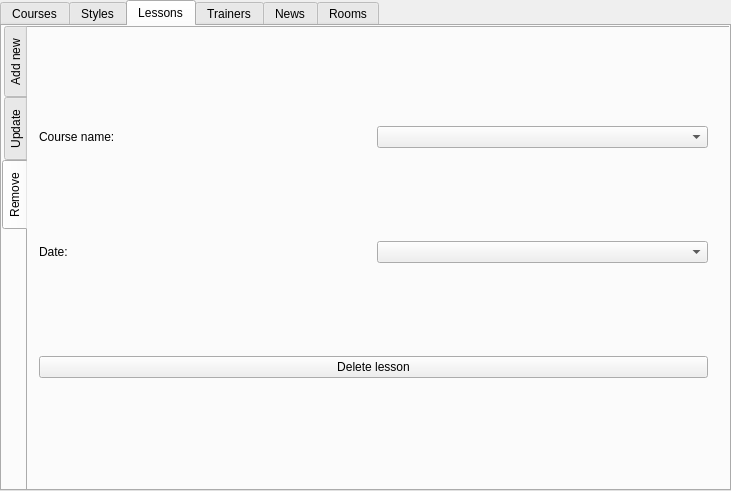
<?xml version="1.0" encoding="UTF-8"?>
<ui version="4.0">
 <class>MainWindow</class>
 <widget class="QMainWindow" name="MainWindow">
  <property name="geometry">
   <rect>
    <x>0</x>
    <y>0</y>
    <width>731</width>
    <height>491</height>
   </rect>
  </property>
  <property name="windowTitle">
   <string>MainWindow</string>
  </property>
  <widget class="QWidget" name="centralWidget">
   <widget class="QTabWidget" name="tabWidget">
    <property name="geometry">
     <rect>
      <x>0</x>
      <y>0</y>
      <width>731</width>
      <height>491</height>
     </rect>
    </property>
    <property name="currentIndex">
     <number>2</number>
    </property>
    <widget class="QWidget" name="courses">
     <attribute name="title">
      <string>Courses</string>
     </attribute>
     <widget class="QTabWidget" name="courseSettings">
      <property name="geometry">
       <rect>
        <x>-4</x>
        <y>-2</y>
        <width>741</width>
        <height>471</height>
       </rect>
      </property>
      <property name="tabPosition">
       <enum>QTabWidget::West</enum>
      </property>
      <property name="currentIndex">
       <number>1</number>
      </property>
      <widget class="QWidget" name="addCourse">
       <attribute name="title">
        <string>Add new</string>
       </attribute>
       <widget class="QWidget" name="horizontalLayoutWidget_6">
        <property name="geometry">
         <rect>
          <x>10</x>
          <y>10</y>
          <width>681</width>
          <height>441</height>
         </rect>
        </property>
        <layout class="QHBoxLayout" name="horizontalLayout">
         <item>
          <layout class="QVBoxLayout" name="courseSettingLayout">
           <item>
            <layout class="QHBoxLayout" name="courseLayout">
             <item>
              <widget class="QLabel" name="label_3">
               <property name="text">
                <string>Course description:</string>
               </property>
              </widget>
             </item>
             <item>
              <widget class="QLineEdit" name="courseName"/>
             </item>
            </layout>
           </item>
           <item>
            <layout class="QHBoxLayout" name="trainerLayout">
             <item>
              <widget class="QLabel" name="label_4">
               <property name="text">
                <string>Trainer:</string>
               </property>
              </widget>
             </item>
             <item>
              <widget class="QComboBox" name="courseTrainer"/>
             </item>
            </layout>
           </item>
           <item>
            <layout class="QHBoxLayout" name="styleLayout">
             <item>
              <widget class="QLabel" name="label">
               <property name="text">
                <string>Style:</string>
               </property>
              </widget>
             </item>
             <item>
              <widget class="QComboBox" name="courseStyle"/>
             </item>
            </layout>
           </item>
           <item>
            <layout class="QHBoxLayout" name="horizontalLayout_3">
             <item>
              <widget class="QLabel" name="label_16">
               <property name="text">
                <string>Count of places:</string>
               </property>
              </widget>
             </item>
             <item>
              <widget class="QSpinBox" name="courseCountOfPalces"/>
             </item>
            </layout>
           </item>
           <item>
            <layout class="QHBoxLayout" name="priceLayout">
             <item>
              <widget class="QLabel" name="label_5">
               <property name="text">
                <string>Price:</string>
               </property>
              </widget>
             </item>
             <item>
              <widget class="QSpinBox" name="coursePrice">
               <property name="maximum">
                <number>9999999</number>
               </property>
              </widget>
             </item>
            </layout>
           </item>
           <item>
            <layout class="QHBoxLayout" name="endDateLayout">
             <item>
              <widget class="QLabel" name="label_6">
               <property name="text">
                <string>Duration:</string>
               </property>
              </widget>
             </item>
             <item>
              <widget class="QSpinBox" name="courseDuration">
               <property name="maximum">
                <number>9999999</number>
               </property>
              </widget>
             </item>
            </layout>
           </item>
          </layout>
         </item>
         <item>
          <widget class="Line" name="line">
           <property name="orientation">
            <enum>Qt::Vertical</enum>
           </property>
          </widget>
         </item>
         <item>
          <layout class="QVBoxLayout" name="descriptionLayout">
           <item>
            <widget class="QLabel" name="label_8">
             <property name="text">
              <string>Description:</string>
             </property>
            </widget>
           </item>
           <item>
            <widget class="QPlainTextEdit" name="courseDescription"/>
           </item>
           <item>
            <widget class="QPushButton" name="addCourse_2">
             <property name="text">
              <string>Add new course</string>
             </property>
            </widget>
           </item>
          </layout>
         </item>
        </layout>
       </widget>
      </widget>
      <widget class="QWidget" name="updateCourse">
       <attribute name="title">
        <string>Update</string>
       </attribute>
       <widget class="QWidget" name="horizontalLayoutWidget_7">
        <property name="geometry">
         <rect>
          <x>10</x>
          <y>10</y>
          <width>681</width>
          <height>441</height>
         </rect>
        </property>
        <layout class="QHBoxLayout" name="horizontalLayout_2">
         <item>
          <layout class="QVBoxLayout" name="courseSettingLayout_2">
           <item>
            <layout class="QHBoxLayout" name="courseLayout_2">
             <item>
              <widget class="QLabel" name="label_9">
               <property name="text">
                <string>Course</string>
               </property>
              </widget>
             </item>
             <item>
              <widget class="QComboBox" name="courseUpdateId"/>
             </item>
            </layout>
           </item>
           <item>
            <layout class="QHBoxLayout" name="trainerLayout_2">
             <item>
              <widget class="QLabel" name="label_10">
               <property name="text">
                <string>Trainer:</string>
               </property>
              </widget>
             </item>
             <item>
              <widget class="QComboBox" name="courseUpdateTrainer"/>
             </item>
            </layout>
           </item>
           <item>
            <layout class="QHBoxLayout" name="styleLayout_2">
             <item>
              <widget class="QLabel" name="label_11">
               <property name="text">
                <string>Style:</string>
               </property>
              </widget>
             </item>
             <item>
              <widget class="QComboBox" name="courseUpdateStyle"/>
             </item>
            </layout>
           </item>
           <item>
            <layout class="QHBoxLayout" name="priceLayout_2">
             <item>
              <widget class="QLabel" name="label_12">
               <property name="text">
                <string>Price:</string>
               </property>
              </widget>
             </item>
             <item>
              <widget class="QSpinBox" name="courseUpdatePrice">
               <property name="maximum">
                <number>9999999</number>
               </property>
              </widget>
             </item>
            </layout>
           </item>
           <item>
            <layout class="QHBoxLayout" name="horizontalLayout_4">
             <item>
              <widget class="QLabel" name="label_17">
               <property name="text">
                <string>Count of places:</string>
               </property>
              </widget>
             </item>
             <item>
              <widget class="QSpinBox" name="courseUpdateCountOfPalces"/>
             </item>
            </layout>
           </item>
           <item>
            <layout class="QHBoxLayout" name="startDateLayout_2">
             <item>
              <widget class="QLabel" name="label_13">
               <property name="text">
                <string>Duration:</string>
               </property>
              </widget>
             </item>
             <item>
              <widget class="QSpinBox" name="courseUpdateDuration"/>
             </item>
            </layout>
           </item>
          </layout>
         </item>
         <item>
          <widget class="Line" name="line_2">
           <property name="orientation">
            <enum>Qt::Vertical</enum>
           </property>
          </widget>
         </item>
         <item>
          <layout class="QVBoxLayout" name="descriptionLayout_2">
           <item>
            <widget class="QLabel" name="label_15">
             <property name="text">
              <string>Description:</string>
             </property>
            </widget>
           </item>
           <item>
            <widget class="QPlainTextEdit" name="courseUpdateDescription"/>
           </item>
           <item>
            <widget class="QPushButton" name="addCourse_3">
             <property name="text">
              <string>Update</string>
             </property>
            </widget>
           </item>
          </layout>
         </item>
        </layout>
       </widget>
      </widget>
      <widget class="QWidget" name="removeCourse">
       <attribute name="title">
        <string>Remove</string>
       </attribute>
       <widget class="QWidget" name="verticalLayoutWidget">
        <property name="geometry">
         <rect>
          <x>10</x>
          <y>10</y>
          <width>681</width>
          <height>441</height>
         </rect>
        </property>
        <layout class="QVBoxLayout" name="removeCourseLayout">
         <item>
          <layout class="QHBoxLayout" name="courseNameLayout">
           <item>
            <widget class="QLabel" name="label_7">
             <property name="text">
              <string>Course:</string>
             </property>
            </widget>
           </item>
           <item>
            <widget class="QComboBox" name="courseDeleteName"/>
           </item>
          </layout>
         </item>
         <item>
          <widget class="QPushButton" name="btnRemoveCourse">
           <property name="text">
            <string>Remove course</string>
           </property>
          </widget>
         </item>
        </layout>
       </widget>
      </widget>
     </widget>
    </widget>
    <widget class="QWidget" name="styles">
     <attribute name="title">
      <string>Styles</string>
     </attribute>
     <widget class="QTabWidget" name="removeStyle">
      <property name="geometry">
       <rect>
        <x>0</x>
        <y>0</y>
        <width>741</width>
        <height>471</height>
       </rect>
      </property>
      <property name="tabPosition">
       <enum>QTabWidget::West</enum>
      </property>
      <property name="currentIndex">
       <number>1</number>
      </property>
      <widget class="QWidget" name="addStyle">
       <attribute name="title">
        <string>Add new</string>
       </attribute>
       <widget class="QWidget" name="horizontalLayoutWidget_16">
        <property name="geometry">
         <rect>
          <x>0</x>
          <y>0</y>
          <width>691</width>
          <height>451</height>
         </rect>
        </property>
        <layout class="QHBoxLayout" name="horizontalLayout_17">
         <item>
          <layout class="QVBoxLayout" name="courseSettingLayout_11">
           <item>
            <layout class="QHBoxLayout" name="courseLayout_11">
             <item>
              <widget class="QLabel" name="label_63">
               <property name="text">
                <string>Style name:</string>
               </property>
              </widget>
             </item>
             <item>
              <widget class="QLineEdit" name="styleAddName"/>
             </item>
            </layout>
           </item>
           <item>
            <layout class="QVBoxLayout" name="descriptionLayout_9">
             <item>
              <widget class="QPushButton" name="styleAddButton">
               <property name="text">
                <string>Add new style</string>
               </property>
              </widget>
             </item>
            </layout>
           </item>
          </layout>
         </item>
        </layout>
       </widget>
      </widget>
      <widget class="QWidget" name="updateStyle">
       <attribute name="title">
        <string>Update</string>
       </attribute>
       <widget class="QWidget" name="horizontalLayoutWidget_17">
        <property name="geometry">
         <rect>
          <x>0</x>
          <y>0</y>
          <width>691</width>
          <height>451</height>
         </rect>
        </property>
        <layout class="QHBoxLayout" name="horizontalLayout_18">
         <item>
          <layout class="QVBoxLayout" name="courseSettingLayout_12">
           <item>
            <layout class="QHBoxLayout" name="courseLayout_12">
             <item>
              <widget class="QLabel" name="label_65">
               <property name="text">
                <string>Style:</string>
               </property>
              </widget>
             </item>
             <item>
              <widget class="QComboBox" name="styleUpdateStyle"/>
             </item>
            </layout>
           </item>
           <item>
            <layout class="QHBoxLayout" name="courseLayout_15">
             <item>
              <widget class="QLabel" name="label_68">
               <property name="text">
                <string>New style name:</string>
               </property>
              </widget>
             </item>
             <item>
              <widget class="QLineEdit" name="styleUpdateName_4"/>
             </item>
            </layout>
           </item>
           <item>
            <layout class="QVBoxLayout" name="descriptionLayout_10">
             <item>
              <widget class="QPushButton" name="styleUpdateButton">
               <property name="text">
                <string>Update style</string>
               </property>
              </widget>
             </item>
            </layout>
           </item>
          </layout>
         </item>
        </layout>
       </widget>
      </widget>
      <widget class="QWidget" name="removeStyle_2">
       <attribute name="title">
        <string>Remove</string>
       </attribute>
       <widget class="QWidget" name="horizontalLayoutWidget_18">
        <property name="geometry">
         <rect>
          <x>0</x>
          <y>0</y>
          <width>691</width>
          <height>461</height>
         </rect>
        </property>
        <layout class="QHBoxLayout" name="horizontalLayout_19">
         <item>
          <layout class="QVBoxLayout" name="courseSettingLayout_13">
           <item>
            <layout class="QHBoxLayout" name="courseLayout_16">
             <item>
              <widget class="QLabel" name="label_69">
               <property name="text">
                <string>Style:</string>
               </property>
              </widget>
             </item>
             <item>
              <widget class="QComboBox" name="styleDeleteStyle"/>
             </item>
            </layout>
           </item>
           <item>
            <layout class="QVBoxLayout" name="descriptionLayout_12">
             <item>
              <widget class="QPushButton" name="styleDeleteButton">
               <property name="text">
                <string>Delete style</string>
               </property>
              </widget>
             </item>
            </layout>
           </item>
          </layout>
         </item>
        </layout>
       </widget>
      </widget>
     </widget>
    </widget>
    <widget class="QWidget" name="lessons">
     <attribute name="title">
      <string>Lessons</string>
     </attribute>
     <widget class="QTabWidget" name="lessonSettings">
      <property name="geometry">
       <rect>
        <x>0</x>
        <y>0</y>
        <width>741</width>
        <height>471</height>
       </rect>
      </property>
      <property name="tabPosition">
       <enum>QTabWidget::West</enum>
      </property>
      <property name="currentIndex">
       <number>2</number>
      </property>
      <widget class="QWidget" name="addLesson">
       <attribute name="title">
        <string>Add new</string>
       </attribute>
       <widget class="QWidget" name="horizontalLayoutWidget_15">
        <property name="geometry">
         <rect>
          <x>0</x>
          <y>0</y>
          <width>691</width>
          <height>451</height>
         </rect>
        </property>
        <layout class="QHBoxLayout" name="horizontalLayout_16">
         <item>
          <layout class="QVBoxLayout" name="courseSettingLayout_10">
           <item>
            <layout class="QHBoxLayout" name="trainerLayout_10">
             <item>
              <widget class="QLabel" name="label_61">
               <property name="text">
                <string>Course name:</string>
               </property>
              </widget>
             </item>
             <item>
              <widget class="QComboBox" name="lessonAddCourse_3"/>
             </item>
            </layout>
           </item>
           <item>
            <layout class="QHBoxLayout" name="styleLayout_10">
             <item>
              <widget class="QLabel" name="label_62">
               <property name="text">
                <string>Room:</string>
               </property>
              </widget>
             </item>
             <item>
              <widget class="QComboBox" name="lessonAddRoom_3"/>
             </item>
            </layout>
           </item>
           <item>
            <layout class="QHBoxLayout" name="priceLayout_8">
             <item>
              <widget class="QLabel" name="label_64">
               <property name="text">
                <string>Date:</string>
               </property>
              </widget>
             </item>
             <item>
              <widget class="QDateTimeEdit" name="lessonAddDateTime_3">
               <property name="displayFormat">
                <string>yyyy-MM-dd hh:mm:ss</string>
               </property>
               <property name="calendarPopup">
                <bool>true</bool>
               </property>
               <property name="currentSectionIndex">
                <number>0</number>
               </property>
               <property name="timeSpec">
                <enum>Qt::TimeZone</enum>
               </property>
              </widget>
             </item>
            </layout>
           </item>
           <item>
            <layout class="QVBoxLayout" name="descriptionLayout_8">
             <item>
              <widget class="QPushButton" name="lessonAddbutton">
               <property name="text">
                <string>Add new lesson</string>
               </property>
              </widget>
             </item>
            </layout>
           </item>
          </layout>
         </item>
        </layout>
       </widget>
      </widget>
      <widget class="QWidget" name="updateLesson">
       <attribute name="title">
        <string>Update</string>
       </attribute>
       <widget class="QWidget" name="horizontalLayoutWidget_19">
        <property name="geometry">
         <rect>
          <x>0</x>
          <y>0</y>
          <width>691</width>
          <height>451</height>
         </rect>
        </property>
        <layout class="QHBoxLayout" name="horizontalLayout_20">
         <item>
          <layout class="QVBoxLayout" name="courseSettingLayout_14">
           <item>
            <layout class="QHBoxLayout" name="trainerLayout_11">
             <item>
              <widget class="QLabel" name="label_71">
               <property name="text">
                <string>Course name:</string>
               </property>
              </widget>
             </item>
             <item>
              <widget class="QComboBox" name="lessonUpdateOldCourse"/>
             </item>
            </layout>
           </item>
           <item>
            <layout class="QHBoxLayout" name="trainerLayout_13">
             <item>
              <widget class="QLabel" name="label_76">
               <property name="text">
                <string>Date:</string>
               </property>
              </widget>
             </item>
             <item>
              <widget class="QComboBox" name="lessonUpdateOldDate"/>
             </item>
            </layout>
           </item>
           <item>
            <layout class="QHBoxLayout" name="priceLayout_9">
             <item>
              <widget class="QLabel" name="label_73">
               <property name="text">
                <string>New date:</string>
               </property>
              </widget>
             </item>
             <item>
              <widget class="QDateTimeEdit" name="lessonUpdateDate">
               <property name="displayFormat">
                <string>yyyy-MM-dd hh:mm:ss</string>
               </property>
               <property name="calendarPopup">
                <bool>true</bool>
               </property>
              </widget>
             </item>
            </layout>
           </item>
           <item>
            <layout class="QHBoxLayout" name="styleLayout_11">
             <item>
              <widget class="QLabel" name="label_72">
               <property name="text">
                <string>Room:</string>
               </property>
              </widget>
             </item>
             <item>
              <widget class="QComboBox" name="lessonUpdateRoom"/>
             </item>
            </layout>
           </item>
           <item>
            <layout class="QVBoxLayout" name="descriptionLayout_13">
             <item>
              <widget class="QPushButton" name="lessonUpdateButton">
               <property name="text">
                <string>Update lesson</string>
               </property>
              </widget>
             </item>
            </layout>
           </item>
          </layout>
         </item>
        </layout>
       </widget>
      </widget>
      <widget class="QWidget" name="removeLesson">
       <attribute name="title">
        <string>Remove</string>
       </attribute>
       <widget class="QWidget" name="horizontalLayoutWidget_20">
        <property name="geometry">
         <rect>
          <x>0</x>
          <y>0</y>
          <width>691</width>
          <height>451</height>
         </rect>
        </property>
        <layout class="QHBoxLayout" name="horizontalLayout_21">
         <item>
          <layout class="QVBoxLayout" name="courseSettingLayout_15">
           <item>
            <layout class="QHBoxLayout" name="courseLayout_18">
             <item>
              <widget class="QLabel" name="label_74">
               <property name="text">
                <string>Course name:</string>
               </property>
              </widget>
             </item>
             <item>
              <widget class="QComboBox" name="lessonDeleteName"/>
             </item>
            </layout>
           </item>
           <item>
            <layout class="QHBoxLayout" name="trainerLayout_14">
             <item>
              <widget class="QLabel" name="label_77">
               <property name="text">
                <string>Date:</string>
               </property>
              </widget>
             </item>
             <item>
              <widget class="QComboBox" name="lessonDeleteDate"/>
             </item>
            </layout>
           </item>
           <item>
            <layout class="QVBoxLayout" name="descriptionLayout_14">
             <item>
              <widget class="QPushButton" name="lessonDeleteButton">
               <property name="text">
                <string>Delete lesson</string>
               </property>
              </widget>
             </item>
            </layout>
           </item>
          </layout>
         </item>
        </layout>
       </widget>
      </widget>
     </widget>
    </widget>
    <widget class="QWidget" name="trainers">
     <attribute name="title">
      <string>Trainers</string>
     </attribute>
     <widget class="QTabWidget" name="trainerSettings">
      <property name="geometry">
       <rect>
        <x>0</x>
        <y>0</y>
        <width>741</width>
        <height>471</height>
       </rect>
      </property>
      <property name="tabPosition">
       <enum>QTabWidget::West</enum>
      </property>
      <property name="currentIndex">
       <number>1</number>
      </property>
      <widget class="QWidget" name="addTrainer">
       <attribute name="title">
        <string>Add new</string>
       </attribute>
       <widget class="QWidget" name="horizontalLayoutWidget_24">
        <property name="geometry">
         <rect>
          <x>0</x>
          <y>0</y>
          <width>691</width>
          <height>451</height>
         </rect>
        </property>
        <layout class="QHBoxLayout" name="horizontalLayout_26">
         <item>
          <layout class="QVBoxLayout" name="courseSettingLayout_20">
           <item>
            <layout class="QHBoxLayout" name="courseLayout_23">
             <item>
              <widget class="QLabel" name="label_88">
               <property name="text">
                <string>Trainer name:</string>
               </property>
              </widget>
             </item>
             <item>
              <widget class="QLineEdit" name="trainerAddName"/>
             </item>
            </layout>
           </item>
           <item>
            <layout class="QHBoxLayout" name="courseLayout_26">
             <item>
              <widget class="QLabel" name="label_89">
               <property name="text">
                <string>Email:</string>
               </property>
              </widget>
             </item>
             <item>
              <widget class="QLineEdit" name="trainerAddEmail"/>
             </item>
            </layout>
           </item>
           <item>
            <layout class="QHBoxLayout" name="courseLayout_27">
             <item>
              <widget class="QLabel" name="label_90">
               <property name="text">
                <string>Number:</string>
               </property>
              </widget>
             </item>
             <item>
              <widget class="QLineEdit" name="trainerAddNmber"/>
             </item>
            </layout>
           </item>
           <item>
            <layout class="QHBoxLayout" name="courseLayout_28">
             <item>
              <widget class="QLabel" name="label_91">
               <property name="text">
                <string>Password:</string>
               </property>
              </widget>
             </item>
             <item>
              <widget class="QLineEdit" name="trainerAddPassword"/>
             </item>
            </layout>
           </item>
           <item>
            <layout class="QHBoxLayout" name="courseLayout_29">
             <item>
              <widget class="QLabel" name="label_97">
               <property name="text">
                <string>Avatar link:</string>
               </property>
              </widget>
             </item>
             <item>
              <widget class="QLineEdit" name="trainerAddAvatarLink"/>
             </item>
            </layout>
           </item>
          </layout>
         </item>
         <item>
          <layout class="QVBoxLayout" name="verticalLayout_5">
           <item>
            <layout class="QVBoxLayout" name="descriptionLayout_19">
             <item>
              <widget class="QLabel" name="label_98">
               <property name="text">
                <string>Description:</string>
               </property>
              </widget>
             </item>
             <item>
              <widget class="QTextEdit" name="trainerAddDescription"/>
             </item>
             <item>
              <widget class="QPushButton" name="trainerAddButton">
               <property name="text">
                <string>Add new trainer</string>
               </property>
              </widget>
             </item>
            </layout>
           </item>
          </layout>
         </item>
        </layout>
       </widget>
      </widget>
      <widget class="QWidget" name="updateLesson_3">
       <attribute name="title">
        <string>Update</string>
       </attribute>
       <widget class="QWidget" name="horizontalLayoutWidget_25">
        <property name="geometry">
         <rect>
          <x>0</x>
          <y>0</y>
          <width>691</width>
          <height>451</height>
         </rect>
        </property>
        <layout class="QHBoxLayout" name="horizontalLayout_27">
         <item>
          <layout class="QVBoxLayout" name="courseSettingLayout_21">
           <item>
            <layout class="QHBoxLayout" name="courseLayout_24">
             <item>
              <widget class="QLabel" name="label_92">
               <property name="text">
                <string>Trainer name:</string>
               </property>
              </widget>
             </item>
             <item>
              <widget class="QComboBox" name="trainerUpdateName"/>
             </item>
            </layout>
           </item>
           <item>
            <layout class="QHBoxLayout" name="courseLayout_38">
             <item>
              <widget class="QLabel" name="label_109">
               <property name="text">
                <string>New trainer name:</string>
               </property>
              </widget>
             </item>
             <item>
              <widget class="QLineEdit" name="trainerUpdateNewName"/>
             </item>
            </layout>
           </item>
           <item>
            <layout class="QHBoxLayout" name="courseLayout_30">
             <item>
              <widget class="QLabel" name="label_93">
               <property name="text">
                <string>Email:</string>
               </property>
              </widget>
             </item>
             <item>
              <widget class="QLineEdit" name="trainerUpdateEmain"/>
             </item>
            </layout>
           </item>
           <item>
            <layout class="QHBoxLayout" name="courseLayout_31">
             <item>
              <widget class="QLabel" name="label_94">
               <property name="text">
                <string>Number:</string>
               </property>
              </widget>
             </item>
             <item>
              <widget class="QLineEdit" name="trainerUpdateNumber"/>
             </item>
            </layout>
           </item>
           <item>
            <layout class="QHBoxLayout" name="courseLayout_32">
             <item>
              <widget class="QLabel" name="label_95">
               <property name="text">
                <string>Password:</string>
               </property>
              </widget>
             </item>
             <item>
              <widget class="QLineEdit" name="trainerUpdatePassword"/>
             </item>
            </layout>
           </item>
           <item>
            <layout class="QHBoxLayout" name="courseLayout_33">
             <item>
              <widget class="QLabel" name="label_99">
               <property name="text">
                <string>Avatar link:</string>
               </property>
              </widget>
             </item>
             <item>
              <widget class="QLineEdit" name="trainerUpdateAvatarLink"/>
             </item>
            </layout>
           </item>
          </layout>
         </item>
         <item>
          <layout class="QVBoxLayout" name="verticalLayout_6">
           <item>
            <layout class="QVBoxLayout" name="descriptionLayout_20">
             <item>
              <widget class="QLabel" name="label_100">
               <property name="text">
                <string>Description:</string>
               </property>
              </widget>
             </item>
             <item>
              <widget class="QTextEdit" name="trainerUpdateDescription"/>
             </item>
             <item>
              <widget class="QPushButton" name="trainerUpdateButton">
               <property name="text">
                <string>Update trainer</string>
               </property>
              </widget>
             </item>
            </layout>
           </item>
          </layout>
         </item>
        </layout>
       </widget>
      </widget>
      <widget class="QWidget" name="removeLesson_3">
       <attribute name="title">
        <string>Remove</string>
       </attribute>
       <widget class="QWidget" name="horizontalLayoutWidget_26">
        <property name="geometry">
         <rect>
          <x>0</x>
          <y>0</y>
          <width>691</width>
          <height>451</height>
         </rect>
        </property>
        <layout class="QHBoxLayout" name="horizontalLayout_28">
         <item>
          <layout class="QVBoxLayout" name="courseSettingLayout_22">
           <item>
            <layout class="QHBoxLayout" name="courseLayout_25">
             <item>
              <widget class="QLabel" name="label_96">
               <property name="text">
                <string>Trainer name:</string>
               </property>
              </widget>
             </item>
             <item>
              <widget class="QComboBox" name="trainerDeleteName"/>
             </item>
            </layout>
           </item>
           <item>
            <widget class="QPushButton" name="trainerDeleteButton">
             <property name="text">
              <string>Delete trainer</string>
             </property>
            </widget>
           </item>
          </layout>
         </item>
        </layout>
       </widget>
      </widget>
     </widget>
    </widget>
    <widget class="QWidget" name="news">
     <attribute name="title">
      <string>News</string>
     </attribute>
     <widget class="QTabWidget" name="newsSettings">
      <property name="geometry">
       <rect>
        <x>0</x>
        <y>0</y>
        <width>741</width>
        <height>471</height>
       </rect>
      </property>
      <property name="tabPosition">
       <enum>QTabWidget::West</enum>
      </property>
      <property name="currentIndex">
       <number>0</number>
      </property>
      <widget class="QWidget" name="addNews">
       <attribute name="title">
        <string>Add new</string>
       </attribute>
       <widget class="QWidget" name="horizontalLayoutWidget_27">
        <property name="geometry">
         <rect>
          <x>0</x>
          <y>0</y>
          <width>691</width>
          <height>451</height>
         </rect>
        </property>
        <layout class="QHBoxLayout" name="horizontalLayout_30">
         <item>
          <layout class="QVBoxLayout" name="verticalLayout_7">
           <item>
            <layout class="QVBoxLayout" name="descriptionLayout_21">
             <item>
              <layout class="QHBoxLayout" name="courseLayout_34">
               <item>
                <widget class="QLabel" name="label_101">
                 <property name="text">
                  <string>Header:</string>
                 </property>
                </widget>
               </item>
               <item>
                <widget class="QLineEdit" name="newsAddHeader"/>
               </item>
              </layout>
             </item>
             <item>
              <widget class="QLabel" name="label_106">
               <property name="text">
                <string>Description:</string>
               </property>
              </widget>
             </item>
             <item>
              <widget class="QTextEdit" name="newsAddBody"/>
             </item>
            </layout>
           </item>
          </layout>
         </item>
         <item>
          <layout class="QVBoxLayout" name="verticalLayout_9">
           <item>
            <layout class="QHBoxLayout" name="horizontalLayout_33">
             <item>
              <widget class="QLabel" name="label_102">
               <property name="text">
                <string>Date:</string>
               </property>
              </widget>
             </item>
             <item>
              <widget class="QDateEdit" name="newsAddDate">
               <property name="displayFormat">
                <string>yyyy-MM-dd</string>
               </property>
               <property name="calendarPopup">
                <bool>true</bool>
               </property>
               <property name="currentSectionIndex">
                <number>0</number>
               </property>
              </widget>
             </item>
            </layout>
           </item>
           <item>
            <widget class="QPushButton" name="newsAddButton">
             <property name="text">
              <string>Add new news</string>
             </property>
            </widget>
           </item>
          </layout>
         </item>
        </layout>
       </widget>
      </widget>
      <widget class="QWidget" name="updateNew">
       <attribute name="title">
        <string>Update</string>
       </attribute>
       <widget class="QWidget" name="horizontalLayoutWidget_28">
        <property name="geometry">
         <rect>
          <x>0</x>
          <y>0</y>
          <width>691</width>
          <height>451</height>
         </rect>
        </property>
        <layout class="QHBoxLayout" name="horizontalLayout_31">
         <item>
          <layout class="QVBoxLayout" name="verticalLayout_8">
           <item>
            <layout class="QVBoxLayout" name="descriptionLayout_22">
             <item>
              <layout class="QHBoxLayout" name="courseLayout_35">
               <item>
                <widget class="QLabel" name="label_103">
                 <property name="text">
                  <string>News:</string>
                 </property>
                </widget>
               </item>
               <item>
                <widget class="QComboBox" name="newsUpdateNews"/>
               </item>
              </layout>
             </item>
             <item>
              <layout class="QHBoxLayout" name="courseLayout_36">
               <item>
                <widget class="QLabel" name="label_105">
                 <property name="text">
                  <string>Header:</string>
                 </property>
                </widget>
               </item>
               <item>
                <widget class="QLineEdit" name="newsUpdateHeader"/>
               </item>
              </layout>
             </item>
             <item>
              <widget class="QLabel" name="label_107">
               <property name="text">
                <string>Description:</string>
               </property>
              </widget>
             </item>
             <item>
              <widget class="QTextEdit" name="newsUpdateDescription"/>
             </item>
            </layout>
           </item>
          </layout>
         </item>
         <item>
          <layout class="QVBoxLayout" name="verticalLayout_10">
           <item>
            <layout class="QHBoxLayout" name="horizontalLayout_34">
             <item>
              <widget class="QLabel" name="label_104">
               <property name="text">
                <string>Date:</string>
               </property>
              </widget>
             </item>
             <item>
              <widget class="QDateEdit" name="newsUpdateDate">
               <property name="displayFormat">
                <string>yyyy-MM-dd</string>
               </property>
               <property name="calendarPopup">
                <bool>true</bool>
               </property>
               <property name="currentSectionIndex">
                <number>0</number>
               </property>
              </widget>
             </item>
            </layout>
           </item>
           <item>
            <widget class="QPushButton" name="newsUpdateButton">
             <property name="text">
              <string>Update news</string>
             </property>
            </widget>
           </item>
          </layout>
         </item>
        </layout>
       </widget>
      </widget>
      <widget class="QWidget" name="removeNews">
       <attribute name="title">
        <string>Remove</string>
       </attribute>
       <widget class="QWidget" name="horizontalLayoutWidget_29">
        <property name="geometry">
         <rect>
          <x>0</x>
          <y>0</y>
          <width>691</width>
          <height>451</height>
         </rect>
        </property>
        <layout class="QHBoxLayout" name="horizontalLayout_32">
         <item>
          <layout class="QVBoxLayout" name="courseSettingLayout_25">
           <item>
            <layout class="QHBoxLayout" name="courseLayout_44">
             <item>
              <widget class="QLabel" name="label_113">
               <property name="text">
                <string>News:</string>
               </property>
              </widget>
             </item>
             <item>
              <widget class="QComboBox" name="newsDeleteName"/>
             </item>
            </layout>
           </item>
           <item>
            <widget class="QPushButton" name="newsDeleteButton">
             <property name="text">
              <string>Delete news</string>
             </property>
            </widget>
           </item>
          </layout>
         </item>
        </layout>
       </widget>
      </widget>
     </widget>
    </widget>
    <widget class="QWidget" name="rooms">
     <attribute name="title">
      <string>Rooms</string>
     </attribute>
     <widget class="QTabWidget" name="roomsSettings">
      <property name="geometry">
       <rect>
        <x>0</x>
        <y>0</y>
        <width>741</width>
        <height>471</height>
       </rect>
      </property>
      <property name="tabPosition">
       <enum>QTabWidget::West</enum>
      </property>
      <property name="currentIndex">
       <number>0</number>
      </property>
      <widget class="QWidget" name="addRoom">
       <attribute name="title">
        <string>Add new</string>
       </attribute>
       <widget class="QWidget" name="horizontalLayoutWidget_30">
        <property name="geometry">
         <rect>
          <x>0</x>
          <y>0</y>
          <width>691</width>
          <height>451</height>
         </rect>
        </property>
        <layout class="QHBoxLayout" name="horizontalLayout_35">
         <item>
          <layout class="QVBoxLayout" name="verticalLayout_12">
           <item>
            <layout class="QHBoxLayout" name="horizontalLayout_36">
             <item>
              <widget class="QLabel" name="label_110">
               <property name="text">
                <string>Room:</string>
               </property>
              </widget>
             </item>
             <item>
              <widget class="QSpinBox" name="roomsAddNumber"/>
             </item>
            </layout>
           </item>
           <item>
            <widget class="QPushButton" name="roomsAddButton">
             <property name="text">
              <string>Add room</string>
             </property>
            </widget>
           </item>
          </layout>
         </item>
        </layout>
       </widget>
      </widget>
      <widget class="QWidget" name="removeNews_2">
       <attribute name="title">
        <string>Remove</string>
       </attribute>
       <widget class="QWidget" name="horizontalLayoutWidget_32">
        <property name="geometry">
         <rect>
          <x>0</x>
          <y>0</y>
          <width>691</width>
          <height>451</height>
         </rect>
        </property>
        <layout class="QHBoxLayout" name="horizontalLayout_39">
         <item>
          <layout class="QVBoxLayout" name="courseSettingLayout_28">
           <item>
            <layout class="QHBoxLayout" name="courseLayout_45">
             <item>
              <widget class="QLabel" name="label_116">
               <property name="text">
                <string>Rooms:</string>
               </property>
              </widget>
             </item>
             <item>
              <widget class="QComboBox" name="roomDeleteNumber"/>
             </item>
            </layout>
           </item>
           <item>
            <widget class="QPushButton" name="roomDeleteButton">
             <property name="text">
              <string>Delete room</string>
             </property>
            </widget>
           </item>
          </layout>
         </item>
        </layout>
       </widget>
      </widget>
     </widget>
    </widget>
   </widget>
  </widget>
 </widget>
 <layoutdefault spacing="6" margin="11"/>
 <resources/>
 <connections/>
</ui>
